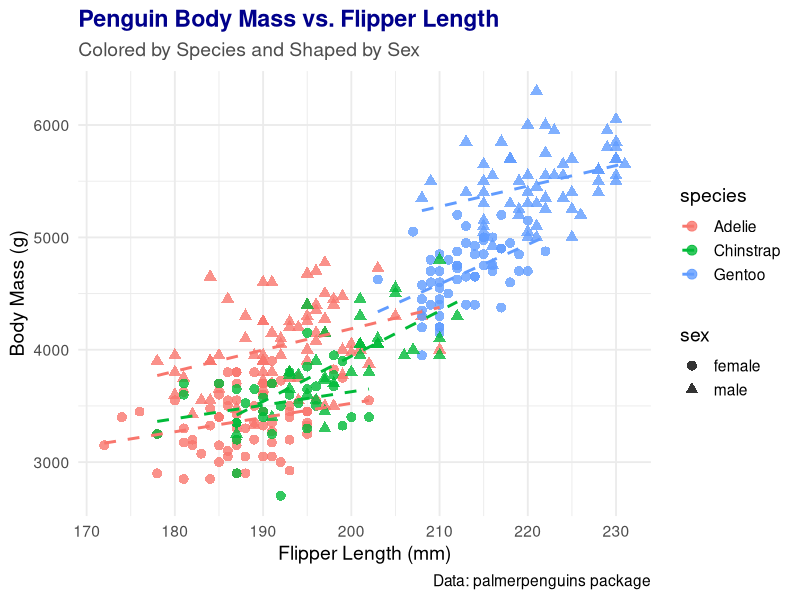

Generate this figure with R:
## ---- chunk 1
# Load required libraries
library(tidyverse)
library(palmerpenguins)

# Remove rows with missing values
penguins_clean <- penguins |> 
  drop_na()

# Create the plot
ggplot(data = penguins_clean, 
       aes(x = flipper_length_mm, 
           y = body_mass_g, 
           color = species, 
           shape = sex)) +
  geom_point(size = 3, alpha = 0.8) +
  geom_smooth(method = "lm", se = FALSE, linetype = "dashed") +
  labs(
    title = "Penguin Body Mass vs. Flipper Length",
    subtitle = "Colored by Species and Shaped by Sex",
    x = "Flipper Length (mm)",
    y = "Body Mass (g)",
    caption = "Data: palmerpenguins package"
  ) +
  theme_minimal(base_size = 14) +
  theme(
    plot.title = element_text(face = "bold", color = "darkblue"),
    plot.subtitle = element_text(color = "gray30"),
    legend.position = "right"
  )
